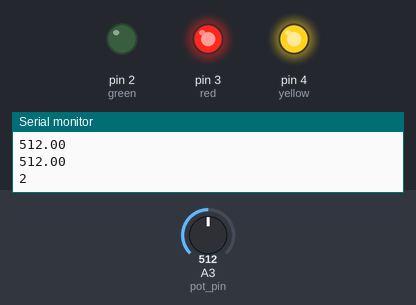
The sketch below on a simulated Arduino Uno, built with avr-gcc and run on an emulated ATmega328P. Shown: output pins drawn as LEDs (lit = HIGH), the last lines printed to the serial monitor. The test bench sets the inputs (shaded band); at power-on: A3 (pot_pin) = 512.

Above: at 2.8 s.
2.9 s: A3 (pot_pin) set to 361
4.4 s: A3 (pot_pin) set to 340
At 5.4 s:
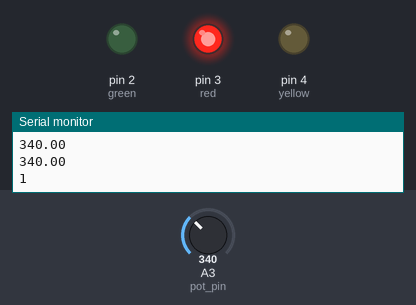
6.5 s: A3 (pot_pin) set to 710
At 8.2 s:
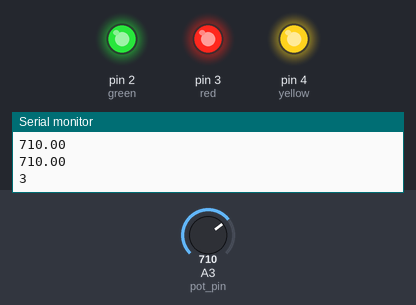
8.5 s: A3 (pot_pin) set to 692
At 9.9 s:
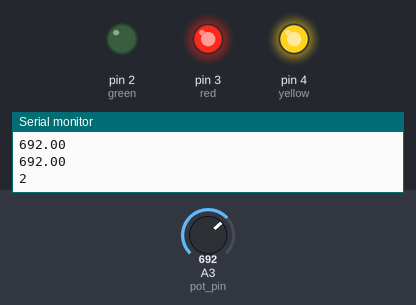
10.5 s: A3 (pot_pin) set to 716
At 11.4 s:
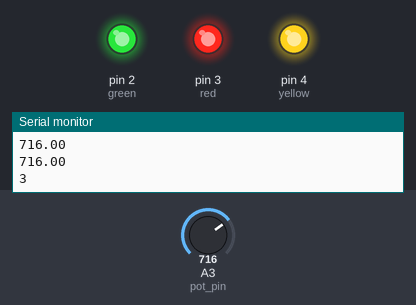
Timing chart, 0 to 13.5 s (numbered marks = the images above; inputs shaded):
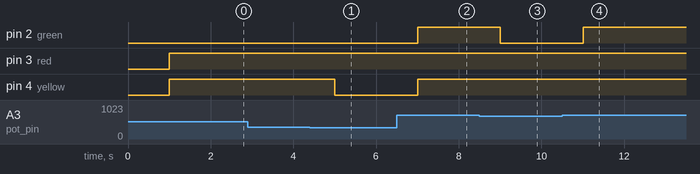

The sketch:

potentiometer_3led.ino
```cpp
int green=2;
int red=3;
int yellow=4;

int pot_pin = A3;
float pot_data;

void setup() {
 pinMode(2,OUTPUT);
 pinMode(3,OUTPUT);
 pinMode(4,OUTPUT);

 pinMode(pot_pin,INPUT);

 Serial.begin(9600);
}

void test_led(int count){
  Serial.println(count);
  if(count == 1){
    digitalWrite(red,HIGH);
    digitalWrite(yellow,LOW);
    digitalWrite(green,LOW);
  }

  if(count == 2){
    digitalWrite(red,HIGH);
    digitalWrite(yellow,HIGH);
    digitalWrite(green,LOW);
  }
  if(count == 3){
    digitalWrite(red,HIGH);
    digitalWrite(yellow,HIGH);
    digitalWrite(green,HIGH);
  }
//  digitalWrite(green,LOW);
//  digitalWrite(red,LOW);
//  digitalWrite(yellow,LOW);

//  digitalWrite(green,HIGH);
//  digitalWrite(red,HIGH);
//  digitalWrite(yellow,HIGH);
}

float pot_read(int pin){
  float data;
  data = analogRead(pot_pin);
  Serial.println(data);
  return data;
}

int count_affan_led(float data){
  Serial.println(data);
  // Data can be between 0 to 1023
  if(data< 350){
    return 1;
  }
  if (data>350 && data < 700){
    return 2;
  }
  if (data > 700){
    return 3;
  }
}

void loop() {
  delay(1000);
  pot_data = pot_read(pot_pin);

  int led_count;
  led_count = count_affan_led(pot_data);
  test_led(led_count);
}
```

Measured:
- the behaviour switches between 350 and 349 on A3 (pot_pin) (found by bisection; images 0 and 1)
- the behaviour switches between 700 and 699 on A3 (pot_pin) (found by bisection; images 2 and 3)
- after the input at 4.4 s, pin 4 (yellow): HIGH → LOW after 0.61 s
- after the input at 6.5 s, pin 2 (green), pin 4 (yellow): LOW → HIGH after 0.51 s
- after the input at 8.5 s, pin 2 (green): HIGH → LOW after 0.51 s
- after the input at 10.5 s, pin 2 (green): LOW → HIGH after 0.51 s
